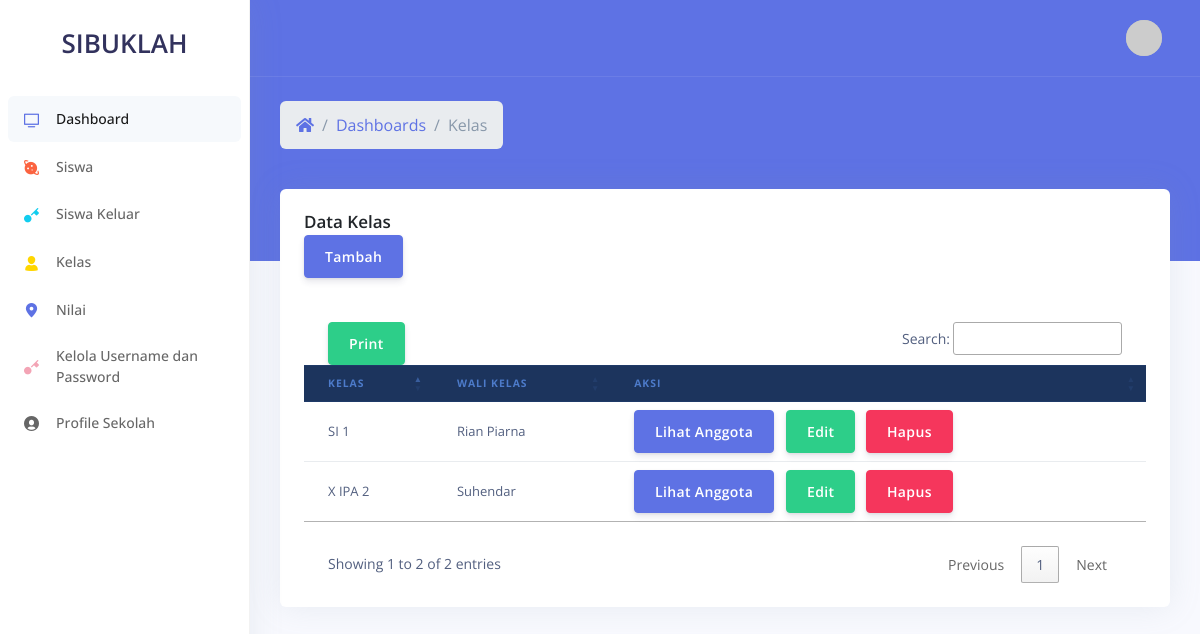
The app's page /tata_usaha/kelas (signed in) with its own data.
### tables this page shows
CREATE TABLE `kelas` (
  `id_kelas` int(11) NOT NULL,
  `nama_kelas` varchar(191) NOT NULL,
  `nama_wali_kelas` varchar(191) NOT NULL
);

### application/controllers/TataUsaha/Kelas.php (called while the page is built, shortened)
<?php
class Kelas extends CI_Controller {
  public function index()
  {
    $data['konten'] = 'tata_usaha/kelas/index';
    $data['kelas']  = $this->ModelKelas->getAll();
		$this->load->view('tata_usaha/template', $data);
  }
}

### index.php (called while the page is built, shortened)
<?php
require_once BASEPATH.'core/CodeIgniter.php';

### application/models/ModelKelas.php (called while the page is built, shortened)
<?php
class ModelKelas extends CI_Model {
  public function getAll()
  {
    return $this->db->get('kelas')->result_array();
  }
}

### application/views/tata_usaha/kelas/index.php (the view, shortened to what this page needs)
<div class="header bg-primary pb-6">
  <div class="container-fluid">
    <div class="header-body">
      <div class="row align-items-center py-4">
        <div class="col-lg-6 col-7">
          <nav aria-label="breadcrumb" class="d-none d-md-inline-block">
            <ol class="breadcrumb breadcrumb-links breadcrumb-dark">
              <li class="breadcrumb-item"><a href="<?= base_url(); ?>"><i class="fas fa-home"></i></a></li>
              <li class="breadcrumb-item"><a href="<?= base_url(); ?>">Dashboards</a></li>
              <li class="breadcrumb-item active" aria-current="page">Kelas</li>
            </ol>
          </nav>
        </div>
      </div>
    </div>
  </div>
</div>
<div class="container-fluid mt--6">
  <div class="row">
    <div class="col">
      <div class="card shadow">
        <div class="card-header bg-transparent border-0">
          <h3 class="text-dark mb-0">Data Kelas</h3>
          <a class="btn btn-primary text-white" href="<?= base_url(); ?>tata_usaha/kelas/tambah">Tambah</a>
        </div>
        <div class="card-body bg-transparent border-0">
          <div class="table-responsive">
            <table class="table align-items-center table-flush" id="myTable">
              <thead class="thead-dark">
                <tr>
                  <th scope="col">Kelas</th>
                  <th scope="col">Wali Kelas</th>
                  <th scope="col">Aksi</th>
                </tr>
              </thead>
              <tbody class="list">
                <?php
                  foreach ($kelas as $key) { ?>
                    <tr>
                      <td><?= $key['nama_kelas']; ?></td>
                      <td><?= $key['nama_wali_kelas']; ?></td>
                      <td>
                        <a href="<?= base_url('tata_usaha/kelas/lihat/' . $key['id_kelas']); ?>" class="btn btn-primary">Lihat Anggota</a>
                        <a href="<?= base_url('tata_usaha/kelas/edit/' . $key['id_kelas']); ?>" class="btn btn-success">Edit</a>
                        <button type="button" class="btn btn-danger" data-toggle="modal" data-target="#exampleModal<?= $key['id_kelas']; ?>">Hapus</button>
                      </td>
                    </tr>
                  <?php }
                ?>
              </tbody>
            </table>
          </div>
        </div>
      </div>
    </div>
  </div>

### records on screen
kelas: nama_kelas "X IPA 2", nama_wali_kelas "Suhendar"
kelas: nama_kelas "SI 1", nama_wali_kelas "Rian Piarna"
